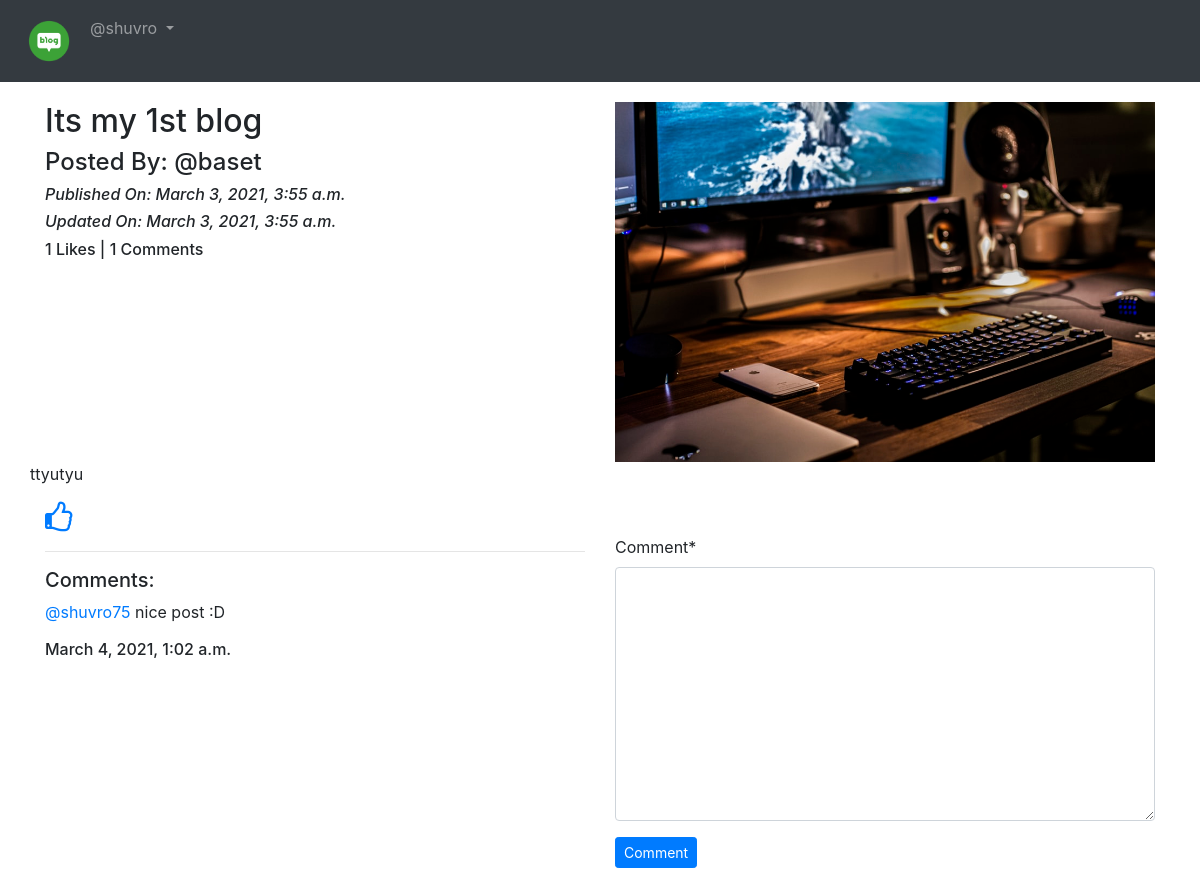
Screenshot of /details/Its-my-1st-blog-99420ac8-f6b2-4dcc-82b4-488fb0561fbe (signed in) with the database file from the repository.
### App_Blog/models.py (models this page shows, shortened)
class Blog(models.Model):
    author = models.ForeignKey(User, on_delete=models.CASCADE, related_name='post_author')
    blog_title = models.CharField(max_length=264, verbose_name="Put a Title")
    slug = models.SlugField(max_length=264, unique=True)
    blog_content = models.TextField(verbose_name="What is on your mind?")
    blog_image = models.ImageField(upload_to='blog_images', verbose_name="Image")
    publish_date = models.DateTimeField(auto_now_add=True)
    update_date = models.DateTimeField(auto_now=True)
    class Meta:
        ordering = ['-publish_date', ]

class Comment(models.Model):
    blog = models.ForeignKey(Blog, on_delete=models.CASCADE, related_name='blog_comment')
    user = models.ForeignKey(User, on_delete=models.CASCADE, related_name='user_comment')
    comment = models.TextField()
    comment_date = models.DateTimeField(auto_now_add=True)
    class Meta:
        ordering = ('-comment_date',)

### App_Blog/views.py (the view, shortened to what this page needs)
# urls.py: path('details/<slug:slug>', views.blog_details, name='blog_details'),
@login_required
def blog_details(request, slug):
    blog = Blog.objects.get(slug=slug)
    comment_form = CommentForm()
    already_liked = Likes.objects.filter(blog=blog, user= request.user)
    if already_liked:
        liked = True
    else:
        liked = False
    return render(request, 'App_Blog/blog_details.html', context={'blog':blog, 'comment_form':comment_form, 'liked':liked,})

### App_Blog/forms.py
class CommentForm(forms.ModelForm):
    class Meta:
        model = Comment
        fields = ('comment',)

### templates/App_Blog/blog_details.html (shortened to what this page needs)
{% extends 'base.html' %}
{% load crispy_forms_tags %}
{% block body_block %}
<div class="row">
  <div class="col-sm-6">
    <h2>{{blog.blog_title}}</h2>
    <h4>Posted By: @{{blog.author}}</h4>
    <i><h6>Published On: {{blog.publish_date}}</h6></i>
    <i><h6>Updated On: {{blog.update_date}}</h6></i>
    <h6>{{blog.liked_blog.count}} Likes | {{blog.blog_comment.count}} Comments</h6>
  </div>
  <div class="col-sm-6">
    <img src="/media/{{blog.blog_image}}" width="100%">
  </div>
  <p>
    {{blog.blog_content|linebreaks}}
  </p>
  </div>
  {% if not liked %}
  <a href="{% url 'App_Blog:liked_post' pk=blog.pk %}">
    <i class="fa fa-thumbs-o-up fa-2x" aria-hidden="true"></i>
  </a>
  {% else %}
  <a href="{% url 'App_Blog:unliked_post' pk=blog.pk %}">
    <i class="fa fa-thumbs-o-down fa-2x" aria-hidden="true"></i>
  </a>
  {% endif %}
  <div class="row">
    <div class="col-sm-6">
      <hr>
      <h5>Comments:</h5>
      {% for comment in blog.blog_comment.all %}
      <p><a href="#">@{{comment.user}}</a> {{comment.comment}}<br><h6>{{comment.comment_date}}</h6></p>
      {% endfor %}
    </div>
    <div class="col-sm-6">
      <form method="POST">
        {{ comment_form|crispy }}
        <button type="submit" class="btn btn-primary btn-sm">Comment</button>
      </form>
    </div>
  </div>
  <br>
  <br>
  {% endblock %}

### templates/base.html (shortened to what this page needs)
<!DOCTYPE html>
{% load static %}
<html lang="en" dir="ltr">
<head>
  <link rel="stylesheet" href="https://maxcdn.bootstrapcdn.com/bootstrap/4.4.1/css/bootstrap.min.css">
  <link href="https://maxcdn.bootstrapcdn.com/font-awesome/4.7.0/css/font-awesome.min.css" rel="stylesheet">
</head>
<body>
  <nav class="navbar navbar-expand-sm bg-dark navbar-dark">
    <ul class="navbar-nav">
      <li class="nav-item active">
        <a class="nav-link" href="#"><img src="{% static '/media/logo.png' %}" width="50px"></a>
      </li>
      {% if user.is_authenticated %}
      <div class="nav-item dropdown">
        <a class="nav-link dropdown-toggle" href="#" id="navbardrop" data-toggle="dropdown">
          @{{user.username}}
        </a>
      </div>
      {% endif %}
    </ul>
  </nav>
  <div class="container" style="padding-top:20px">
    {% block body_block %}
    {% endblock %}
  </div>
</body>
</html>

### rows the page displays
Blog: blog_title "Its my 1st blog", author "baset", publish_date "March 3, 2021, 3:55 a.m.", update_date "March 3, 2021, 3:55 a.m.", liked_blog.count "1", blog_comment.count "1", blog_image (picture), blog_content "ttyutyu"
Comment: user "shuvro75", comment "nice post :D", comment_date "March 4, 2021, 1:02 a.m."

### other values shown
{{ user.username }} "shuvro"
